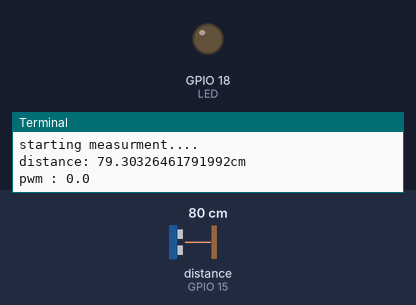
This program was run on a simulated Raspberry Pi (BCM pin numbers). On the bench: output pins drawn as LEDs (lit = HIGH), the last lines printed to the terminal. Inputs (shaded band) come from the test bench; at power-on: distance to the obstacle (sensor on GPIO 15) 80 cm. The echo pulse lasts 58.3 µs per cm; the desktop window is not drawn, its controls go by their first labels and the mouse button is held 0.15 s; the clock reads 2024-03-15 10:24:30 at power-on unless the program sets it; pins used as bus, display or sensor lines are not drawn.

Above: at 1.3 s.
1.4 s: distance to the obstacle (sensor on GPIO 15) set to 2 cm
At 2.6 s:
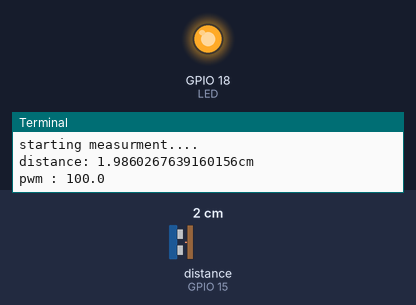
2.9 s: distance to the obstacle (sensor on GPIO 15) set to 4 cm
At 3.4 s:
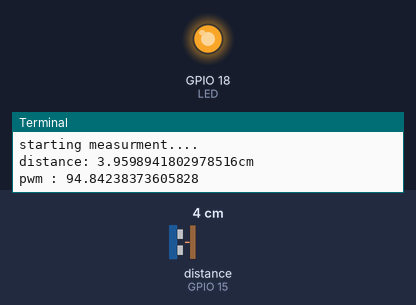
4.5 s: distance to the obstacle (sensor on GPIO 15) set to 18 cm
At 5.5 s:
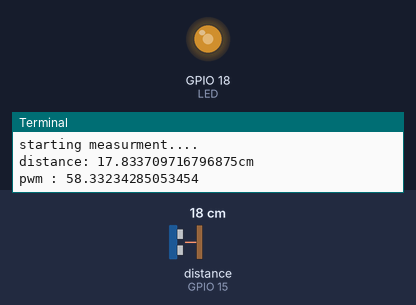
Timing chart, 0 to 7.5 s (numbered marks = the images above; inputs shaded):
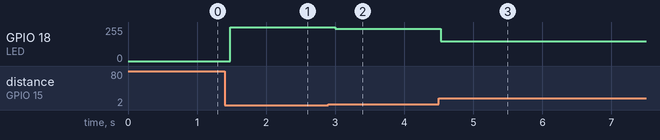

Measured:
- after the input at 1.4 s, GPIO 18 (LED): 0/255 → 255/255 after 0.08 s
- after the input at 2.9 s, GPIO 18 (LED): 255/255 → 242/255 after 0.10 s
- after the input at 4.5 s, GPIO 18 (LED): 242/255 → 149/255 at once

The program:

ultrasonic.py
```python
import RPi.GPIO as GPIO
import time
from tkinter import *
import tkinter.font

GPIO.setmode(GPIO.BCM)

TRIG = 14
ECHO = 15

## GPIO setup ##

GPIO.setup(TRIG, GPIO.OUT)
GPIO.output(TRIG, GPIO.LOW)
GPIO.setup(ECHO, GPIO.IN)
GPIO.setup(18, GPIO.OUT)
LED = GPIO.PWM(18, 500)
LED.start(0)
time.sleep(0.1)

## this is function work existly as the map function in arduino where we pass in the value x and convert them to a differnt value base on the minimal and maximal input and output. ##
## it return a pwm value in this case ##
def get_pwm(x, in_min, in_max, out_min, out_max):
    if(x > in_max):
        x = in_max
    if(x < in_min):
        x = in_min
    return (x - in_min) * (out_max - out_min) / (in_max - in_min) + out_min

## this is the loop of where we measure the distance and lit up the led accordingly ##
while(True):

    print ("starting measurment....")

    ## according the the guide book we need to send out the wave length of 1 micro second so that is why we do a time.sleep
    GPIO.output(TRIG, GPIO.HIGH)
    time.sleep(0.00001)
    GPIO.output(TRIG, 0)

    ## wait for the echo pin to get a high value that start recording the time
    while GPIO.input(ECHO) == 0:
        pass
    start = time.time()

    ## wait for the echo pin to get a low value an record the final time
    while GPIO.input(ECHO) == 1:
        pass
    stop = time.time()

    ## since the wave have to travel to and from the surface of an object, the distance is double and the speed of sound is about 300m/s and the time it took to travel is start to stop
    ## so our equation is 2d = 340 x (stop - start) => d = 170 x (stop - start). covert into cm we just add 2 extra zero to 170 and we will get our final equation ##
    distance = ((stop - start) * 17000)
    print ("distance: " + str(distance)+ "cm")
    pwm = get_pwm(distance, 2, 40, 100, 0)
    print ("pwm : " + str(pwm))
    LED.ChangeDutyCycle(pwm)

    ## sleep for 0.1s before starting the next measurement ##
    time.sleep(0.1)

win.mainloop()
```
